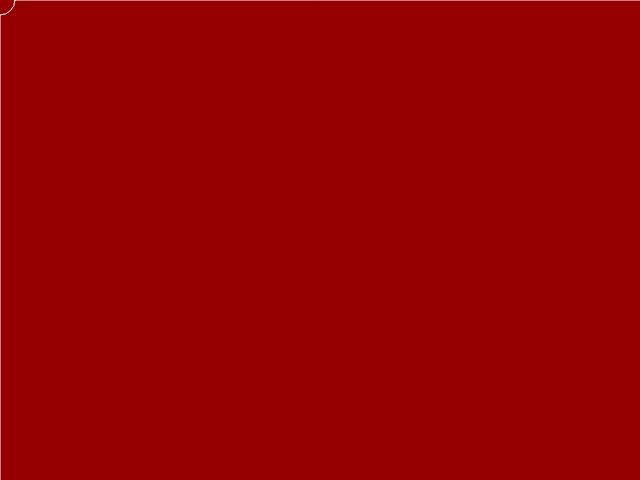
Frame 1 (no input)
Frame 60 (no input): identical to frame 1, image omitted
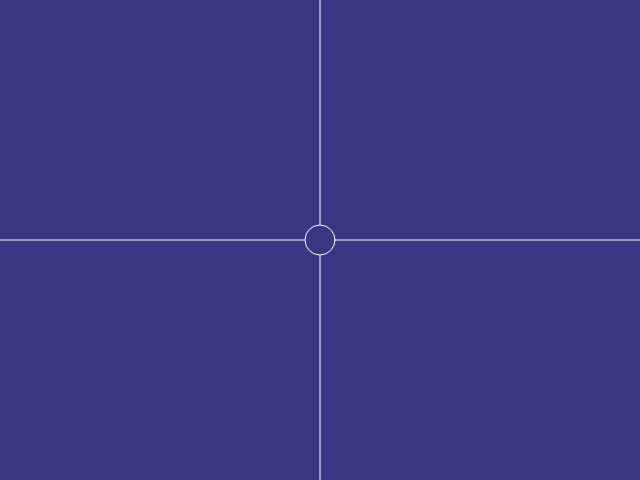
Frame 120 (the mouse pressed at the canvas centre since frame 60)

The p5.js sketch that drew these frames (run headless with seeded random() and noise() and a simulated clock; from frame 60 on, the mouse is pressed at the canvas centre):

// p5.js sketch
// ── sketch.js
function setup() {
	// create a place to draw
	createCanvas(640, 480);
	noStroke();

}

function draw() {
	// clear the background

	var redBackground = color(150, 0, 0);
	var blueBackground = color(56, 56, 132);

	// blue background on click
	if (mouseIsPressed) {
	background(blueBackground);
	stroke(255, 255, 255);
	line(mouseX, 0, mouseX, 480);
	line(0, mouseY, 640, mouseY);

	fill(blueBackground);
	ellipse(mouseX, mouseY, 30, 30);


} else {

	// red background

	background(redBackground);

	stroke(255, 255, 255);
	line(mouseX, 0, mouseX, 480);
	line(0, mouseY, 640, mouseY);

	fill(redBackground);
	ellipse(mouseX, mouseY, 30, 30);

}
}
